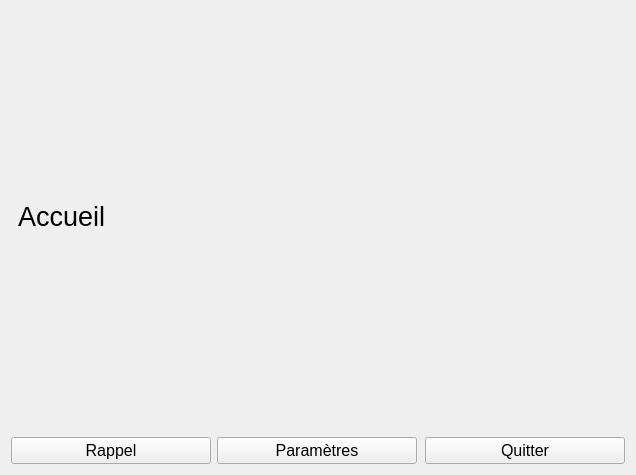
<?xml version="1.0" encoding="UTF-8"?>
<ui version="4.0">
 <class>Home</class>
 <widget class="QWidget" name="Home">
  <property name="geometry">
   <rect>
    <x>0</x>
    <y>0</y>
    <width>636</width>
    <height>475</height>
   </rect>
  </property>
  <property name="windowTitle">
   <string>Form</string>
  </property>
  <layout class="QVBoxLayout" name="verticalLayout">
   <item>
    <layout class="QVBoxLayout" name="LLHome">
     <item>
      <widget class="QLabel" name="label">
       <property name="font">
        <font>
         <pointsize>20</pointsize>
         <weight>50</weight>
         <italic>false</italic>
         <bold>false</bold>
        </font>
       </property>
       <property name="styleSheet">
        <string notr="true"> font: 20pt; padding-bottom: 10px;</string>
       </property>
       <property name="text">
        <string>Accueil</string>
       </property>
      </widget>
     </item>
     <item>
      <layout class="QHBoxLayout" name="homeContainer"/>
     </item>
     <item>
      <layout class="QHBoxLayout" name="horizontalLayout_2">
       <item>
        <widget class="QPushButton" name="home_rappel_btn">
         <property name="minimumSize">
          <size>
           <width>200</width>
           <height>0</height>
          </size>
         </property>
         <property name="font">
          <font>
           <pointsize>12</pointsize>
           <weight>50</weight>
           <italic>false</italic>
           <bold>false</bold>
          </font>
         </property>
         <property name="styleSheet">
          <string notr="true">font: 12pt;</string>
         </property>
         <property name="text">
          <string>Rappel</string>
         </property>
        </widget>
       </item>
       <item>
        <widget class="QPushButton" name="home_settings_btn">
         <property name="minimumSize">
          <size>
           <width>200</width>
           <height>0</height>
          </size>
         </property>
         <property name="font">
          <font>
           <pointsize>12</pointsize>
           <weight>50</weight>
           <italic>false</italic>
           <bold>false</bold>
          </font>
         </property>
         <property name="styleSheet">
          <string notr="true">font: 12pt;</string>
         </property>
         <property name="text">
          <string>Paramètres</string>
         </property>
        </widget>
       </item>
       <item>
        <spacer name="horizontalSpacer">
         <property name="orientation">
          <enum>Qt::Horizontal</enum>
         </property>
         <property name="sizeHint" stdset="0">
          <size>
           <width>40</width>
           <height>20</height>
          </size>
         </property>
        </spacer>
       </item>
       <item>
        <widget class="QPushButton" name="Exit">
         <property name="minimumSize">
          <size>
           <width>200</width>
           <height>0</height>
          </size>
         </property>
         <property name="styleSheet">
          <string notr="true">font: 12pt;</string>
         </property>
         <property name="text">
          <string>Quitter</string>
         </property>
        </widget>
       </item>
      </layout>
     </item>
    </layout>
   </item>
  </layout>
 </widget>
 <resources/>
 <connections/>
</ui>
